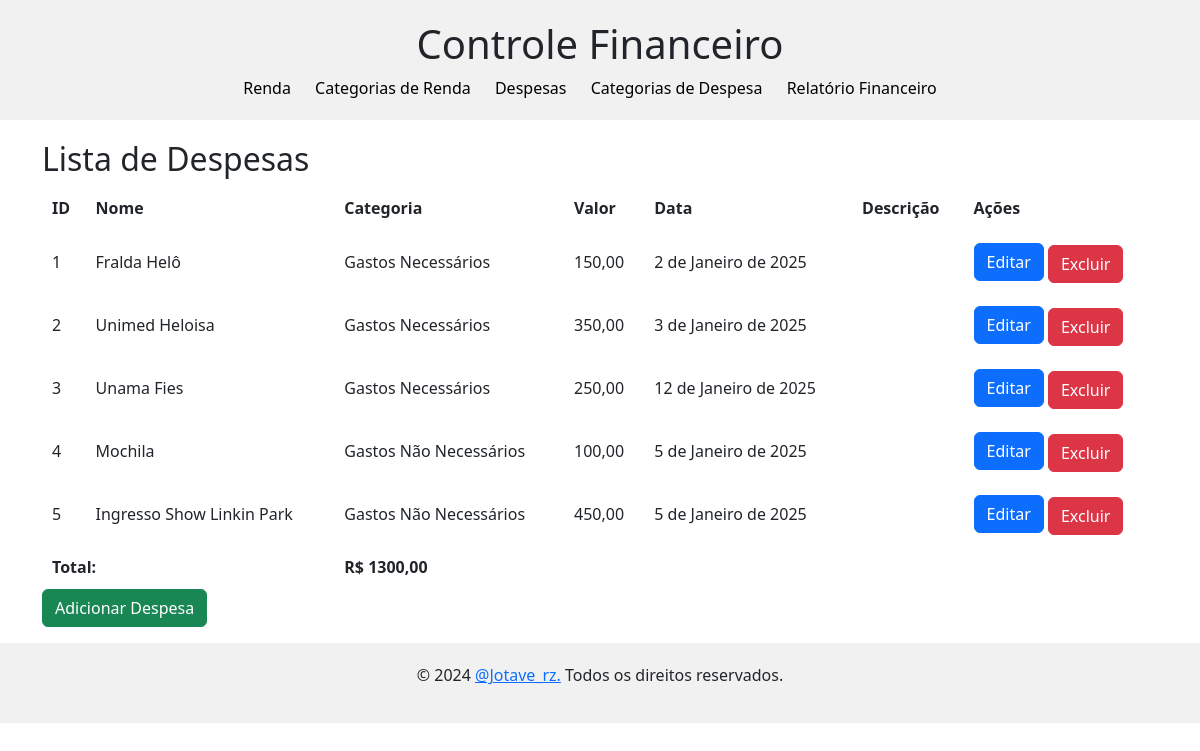
Page /despesa/ on the committed database.
### despesa/models.py (models this page shows, shortened)
class Despesa(models.Model):
    nome = models.CharField(max_length=100, verbose_name="Nome da Despesa", null=True, blank=True)
    politico = models.ForeignKey('politico.Politico', on_delete=models.CASCADE, null=True, blank=True)
    categoria = models.ForeignKey('categoria_despesa.CategoriaDespesa', on_delete=models.SET_NULL, null=True)
    valor = models.DecimalField(max_digits=10, decimal_places=2, verbose_name="Valor")
    data = models.DateField(default=timezone.now)
    descricao = models.TextField(blank=True, null=True)
    renda_utilizada = models.ForeignKey(Renda, on_delete=models.SET_NULL, null=True, blank=True, verbose_name="Renda Utilizada")

### categoria_despesa/models.py (models this page shows)
class CategoriaDespesa(models.Model):
    nome = models.CharField(max_length=100)
    def __str__(self):
        return self.nome

### despesa/views.py (the view)
# urls.py: path('', views.DespesaListView.as_view(), name='despesa-list'),
class DespesaListView(ListView):
    model = Despesa
    template_name = 'despesa_list.html'
    def get_context_data(self, **kwargs):
        context = super().get_context_data(**kwargs)
        context['soma_despesas'] = Despesa.objects.aggregate(total=Sum('valor'))['total'] or 0
        return context

### despesa/templates/despesa_list.html (shortened to what this page needs)
{% extends 'base.html' %}
{% block body %}
<h2>Lista de Despesas</h2>
<table>
    <thead>
        <tr>
            <th>ID</th>
            <th>Nome</th>
            <th>Categoria</th>
            <th>Valor</th>
            <th>Data</th>
            <th>Descrição</th>
            <th>Ações</th>
        </tr>
    </thead>
    <tbody>
        {% for despesa in object_list %}
        <tr>
            <td>{{ despesa.id }}</td>
            <td>{{ despesa.nome }}</td>
            <td>{{ despesa.categoria }}</td>
            <td>{{ despesa.valor }}</td>
            <td>{{ despesa.data }}</td>
            <td>{{ despesa.descricao }}</td>
            <td>
                <button type="button" class="btn btn-primary">
                    <a href="{% url 'despesa-update' despesa.id %}" style="text-decoration: none; color: white;">Editar</a>
                </button>
                <button type="button" class="btn btn-danger" style="margin-top: 5px;">
                    <a href="{% url 'despesa-delete' despesa.id %}" style="text-decoration: none; color: white;">Excluir</a>
                </button>
            </td>
        </tr>
        {% empty %}
        <tr>
            <td colspan="7">Nenhuma despesa encontrada.</td>
        </tr>
        {% endfor %}
    </tbody>
    <tfoot>
        <tr>
            <td colspan="2"><strong>Total:</strong></td>
            <td colspan="3"><strong>R$ {{ soma_despesas|floatformat:2 }}</strong></td>
        </tr>
    </tfoot>
</table>
<button type="button" class="btn btn-success">
    <a href="{% url 'despesa-create' %}" style="text-decoration: none; color: white;">Adicionar Despesa</a>
</button>
{% endblock %}

### financeiro/templates/base.html (style rules this page uses)
body { font-family: Arial, sans-serif; }
table { width: 100%; border-collapse: collapse; }
th, td { padding: 10px; text-align: left; border-bottom: 1px solid #ddd; }

### rows in the picture
Despesa: id "1", nome "Fralda Helô", categoria "Gastos Necessários", valor "150,00", data "2 de Janeiro de 2025"
Despesa: id "2", nome "Unimed Heloisa", categoria "Gastos Necessários", valor "350,00", data "3 de Janeiro de 2025"
Despesa: id "3", nome "Unama Fies", categoria "Gastos Necessários", valor "250,00", data "12 de Janeiro de 2025"
Despesa: id "4", nome "Mochila", categoria "Gastos Não Necessários", valor "100,00", data "5 de Janeiro de 2025"
Despesa: id "5", nome "Ingresso Show Linkin Park", categoria "Gastos Não Necessários", valor "450,00", data "5 de Janeiro de 2025"

### other values in the picture
{{ soma_despesas|floatformat:2 }} "1300,00"
